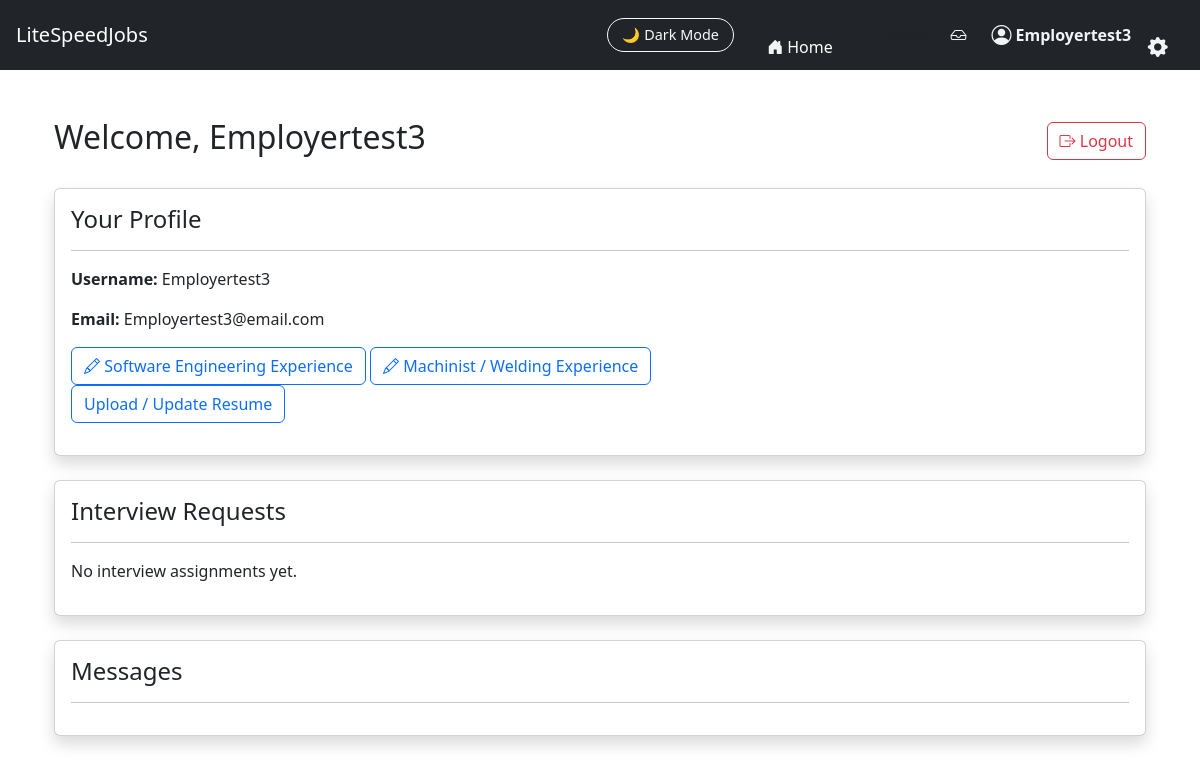
The page /JobFinder_app/seeker_dashboard/ (signed in) on the database as committed earlier.
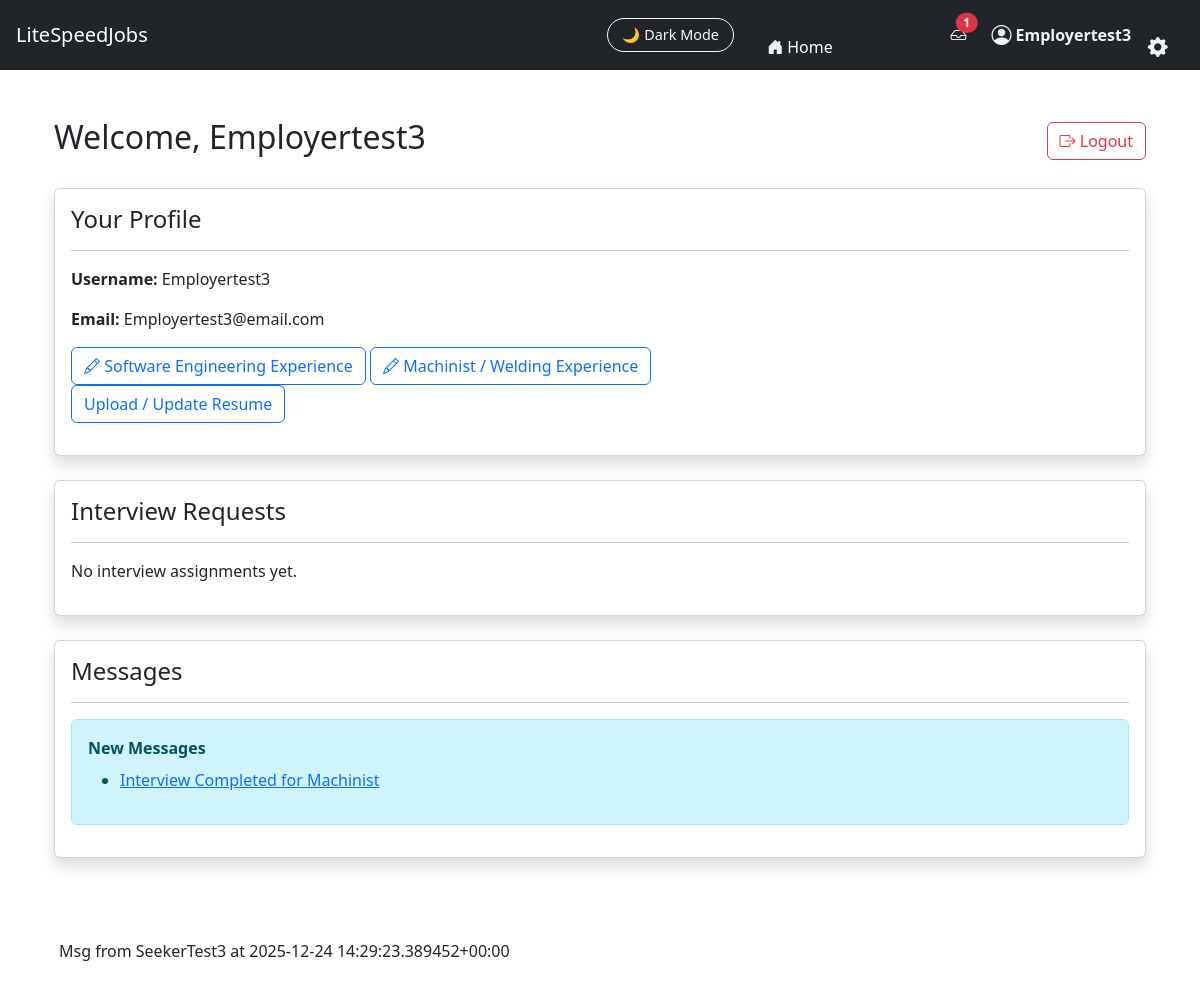
The same page on the database as committed later.
### JobFinder_app/models.py (models this page shows)
class Message(models.Model):
    sender = models.ForeignKey(
        User, on_delete=models.CASCADE, related_name="sent_messages"
    )
    receiver = models.ForeignKey(
        User, on_delete=models.CASCADE, related_name="received_messages"
    )
    conversation = models.ForeignKey("Conversation", on_delete=models.CASCADE, related_name="messages", null=True, blank=True)
    subject = models.CharField(max_length=255)
    body = models.TextField(blank=True, default="The body was not filled in.")
    attachement = models.FileField(upload_to="messages_attachments/", null=True, blank=True)
    job = models.ForeignKey(Job, on_delete=models.CASCADE, null=True, blank=True)
    created_at = models.DateTimeField(auto_now_add=True)
    is_read = models.BooleanField(default=False)
    def __str__(self):
        return f"Msg from {self.sender} at {self.created_at}"

### JobFinder_app/views.py (the view)
# urls.py: path("seeker_dashboard/", views.seeker_dashboard, name="seeker_dashboard"),
def seeker_dashboard(request):
    assignments = InterviewAssignment.objects.filter(
        seeker=request.user
    ).order_by("-assigned_at")
    messages = Message.objects.filter(
        receiver=request.user,
        is_read=False
    ).order_by("-created_at")
    return render(request, "JobFinder_app/seeker_dashboard.html", {
        "assignments": assignments,
        "messages": messages,
    })

### JobFinder_app/context_processors.py (called while the page is built)
def unread_message_count(request):
    if request.user.is_authenticated:
        return {
            "unread_count": Message.objects.filter(
                receiver=request.user,
                is_read=False
            ).count()
        }
    return {}

### JobFinder_app/templates/JobFinder_app/seeker_dashboard.html (shortened to what this page needs)
{% extends "JobFinder_app/base.html" %}
{% block content %}
<div class="container mt-4">
    <div class="d-flex justify-content-between align-items-center mb-4">
        <h2>Welcome, {{ request.user.username }}</h2>
        <a href="{% url 'logout' %}" class="btn btn-outline-danger">
            <i class="bi bi-box-arrow-right"></i> Logout
        </a>
    </div>
    <div class="card shadow mb-4">
        <div class="card-body">
            <h4>Your Profile</h4>
            <hr>
            <p><strong>Username:</strong> {{ request.user.username }}</p>
            <p><strong>Email:</strong> {{ request.user.email }}</p>
            <a href="{% url 'seeker_form1' %}" class="btn btn-outline-primary">
                <i class="bi bi-pencil"></i> Software Engineering Experience
            </a>
            <a href="{% url 'machinist_experience' %}" class="btn btn-outline-primary">
               <i class="bi bi-pencil"></i> Machinist / Welding Experience
            </a>
            <p><a href="{% url 'upload_resume' %}" class="btn btn-outline-primary">
                    Upload / Update Resume
                </a>
            </p>
        </div>
    </div>
    <div class="card shadow mb-4">
        <div class="card-body">
            <h4>Interview Requests</h4>
            <hr>
            {% if assignments %}
                <ul class="list-group">
                    {% for a in assignments %}
                        <li class="list-group-item d-flex justify-content-between align-items-center">
                            <div>
                                <strong>{{ a.job.title }}</strong><br>
                                <small class="dark-muted">
                                    {{ a.assigned_at }} • From {{ a.employer.username }}
                                </small>
                            </div>
                            {% if a.completed %}
                                <span class="badge bg-success">Completed</span>
                            {% else %}
                                <a href="{% url 'answer_interview' a.id %}"
                                   class="btn btn-sm btn-outline-primary">
                                    Answer Interview
                                </a>
                            {% endif %}
                        </li>
                    {% endfor %}
                </ul>
            {% else %}
                <p class="dark-muted">No interview assignments yet.</p>
            {% endif %}
        </div>
    </div>
    <div class="card shadow mb-4">
        <div class="card-body">
            <h4>Messages</h4>
            <hr>
            {% if messages %}
                <div class="alert alert-info">
                    <strong>New Messages</strong>
                    <ul class="mt-2">
                        {% for msg in messages %}
                            <li>
                                <a href="{% url 'inbox_pro' %}?c={{ msg.conversation.id }}">
                                    {{ msg.subject }}
                                </a>
                            </li>
                        {% endfor %}
                    </ul>
                </div>
            {% endif %}
        </div>
    </div>
</div>
{% endblock %}

### JobFinder_app/templates/JobFinder_app/base.html (shortened to what this page needs)
<!DOCTYPE html>
<html lang="en" data-theme="light">
<head>
    <link href="https://cdn.jsdelivr.net/npm/bootstrap@5.3.2/dist/css/bootstrap.min.css" rel="stylesheet">
    <link href="https://cdn.jsdelivr.net/npm/bootstrap-icons@1.11.1/font/bootstrap-icons.css" rel="stylesheet">
</head>
<body>
{% load message_tags %}
<nav class="navbar navbar-expand-lg navbar-dark bg-dark px-3">
    <a class="navbar-brand" href="/">LiteSpeedJobs</a>
    <div class="ms-auto d-flex align-items-center">
        <button id="darkModeToggle" class="btn btn-outline-light ms-3">
            🌙 Dark Mode
        </button>&nbsp;&nbsp;&nbsp;&nbsp;&nbsp;&nbsp;&nbsp;&nbsp;
        <li class="nav-item">
            <a class="nav-link d-flex align-items-center home-link"
            href="{% url 'landing' %}">
                <i class="bi bi-house-door-fill me-1 nav-icon"></i>
                <span class="d-none d-md-inline">Home</span>&nbsp;&nbsp;&nbsp;&nbsp;&nbsp;
            </a>
        </li>
        {% if user.is_authenticated %}&nbsp;&nbsp;&nbsp;&nbsp;&nbsp;&nbsp;&nbsp;&nbsp;
        <a href="{% url 'inbox_pro' %}" class="nav-link">Inbox</a>&nbsp;&nbsp;&nbsp;&nbsp;&nbsp;
        <a href="{% url 'inbox_pro' %}" class="nav-link position-relative">
            <i class="bi bi-inbox"></i>
            {% if unread_count and unread_count > 0 %}
                <span id="unreadBadge"
                    class="position-absolute top-0 start-100 translate-middle badge rounded-pill bg-danger">
                    {{ unread_count }}
                </span>
            {% endif %}
        </a>
        {% else %}
        <li class="nav-item">
            <a href="{% url 'login' %}" class="nav-link">
                <i class="bi bi-inbox"></i>
            </a>
        </li>
        {% endif %}&nbsp;&nbsp;&nbsp;&nbsp;&nbsp;&nbsp;
        {% if request.user.is_authenticated %}
            <a href="{% url 'role_redirect' %}"
                class="nav-link d-flex align-items-center gap-1 user-link">
                <i class="bi bi-person-circle nav-icon fs-5"></i>
             <span class="d-none d-md-inline">
                 <strong>{{ request.user.username }}</strong>&nbsp;&nbsp;&nbsp;&nbsp;
            </span>
        {% endif %}
        <li class="nav-item dropdown">
            <a class="nav-link dropdown-toggle p-0"
            href="#"
            id="settingsDropdown"
            role="button"
            data-bs-toggle="dropdown"
            aria-expanded="false"
            data-bs-placement="bottom"
            title="Account settings">
                <i class="bi bi-gear-fill fs-5 text-white"></i>
            </a>
        </li>
    </div>
</nav>
<div class="container py-4">
    {% block content %}{% endblock %}
</div>
{% if messages %}
<div class="container mt-3">
    {% for message in messages %}
        <div class="alert alert-{{ message.tags }} mb-2">
            {{ message }}
        </div>
    {% endfor %}
</div>
{% endif %}
</body>
</html>

### JobFinder_app/templates/JobFinder_app/base.html (style rules this page uses)
:root { --ls-bg: #ffffff; --ls-bg-card: #f7f9fc; --ls-text: #141414; --ls-text-muted: #555; --ls-border: #e4e7ec; --ls-icon-color: #f1f3f5; --chat-bg: #ffffff; --chat-panel-bg: #f8f9fa; --chat-border: #dee2e6; --chat-text: #212529; --chat-muted: #6c757d; --bubble-sent-bg: #0d6efd; --bubble-sent-text: #ffffff; --bubble-received-bg: #e9ecef; --bubble-received-text: #212529; --ls-primary: #4dabf7; --ls-dark-bg: #0e1116; --ls-dark-bg-card: #1a1d24; --ls-dark-border: #2b2e36; --ls-dark-text: #f1f3f7; --ls-dark-muted: #b7bcc7; }
body { transition: background 0.3s ease, color 0.3s ease; }
.navbar { transition: background 0.3s ease; }
.card { transition: background 0.3s ease, border 0.3s ease; }
.btn { transition: background 0.25s ease, color 0.25s ease, border 0.25s ease; }
.navbar .nav-link i, .navbar .inbox-icon { color: var(--ls-icon-color) !important; transition: color 0.2s ease; }
.user-link .nav-icon, .user-link span { color: var(--ls-icon-color); transition: color 0.2s ease; font-weight: 500; }
.home-link, .home-link i { color: #ffffff !important; }
.bi-gear-fill { transition: transform 0.3s ease; }
#darkModeToggle { font-size: 0.9rem; border-radius: 25px; padding: 5px 14px; cursor: pointer; }

Rows that differ between the two databases and show on the page:
added Message: subject "Interview Completed for Machinist", sender+created_at "Msg from SeekerTest3 at 2025-12-24 14:29:23.389452+00:00"
Other text that changed with them:
{{ unread_count }}: (not shown) → "1"
text now shown: "New Messages"
